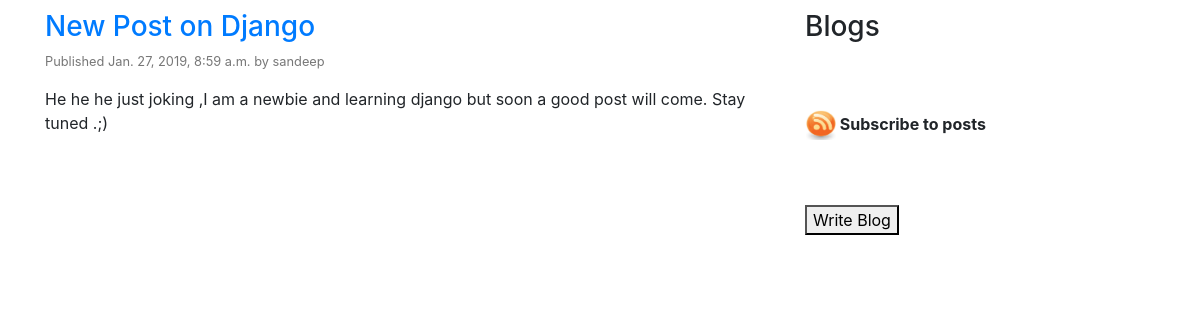
Screenshot of /blog/2019/01/27/django/ with the database file from the repository.
### blog/models.py (models this page shows, shortened)
class Post(models.Model):
    STATUS_CHOICES = (
        ('draft', 'Draft'),
        ('published', 'Published'),
    )
    title = models.CharField(max_length=250)
    slug = models.SlugField(max_length=250, unique_for_date='publish')
    author = models.ForeignKey(User, related_name='blog_posts', on_delete=models.PROTECT)
    body = models.TextField()
    publish = models.DateTimeField(default=timezone.now)
    created = models.DateTimeField(auto_now_add=True)
    updated = models.DateTimeField(auto_now=True)
    status = models.CharField(max_length=10, choices=STATUS_CHOICES,default='draft')
    objects = models.Manager()
    published = PublishedManager()
    class Meta:
        ordering = ('-publish',)
    def get_absolute_url(self):
        return reverse('blog:post_detail_view',
                       args=[self.publish.year, self.publish.strftime('%m'), self.publish.strftime('%d'), self.slug])

### blog/views.py (the view)
def post_detail_view(request, year, month, day, post):
    submit_f = SubscribeForm()
    post = get_object_or_404(Post, slug=post, publish__year=year, publish__month=month, publish__day=day)
    return render(request, 'blog/post/detail.html', {'post': post, 'submitform': submit_f})

### blog/templates/blog/post/detail.html (shortened to what this page needs)
{% extends "blog/master.html" %}
{% block content %}
<h3><a href="{{ post.get_absolute_url }}">{{ post.title }}</a></h3>
<p class="small" style="color: #777777">Published {{ post.publish }} by {{ post.author }}</p>
<p>{{ post.body|linebreaks }}</p>
{% endblock %}

### static/css/customcss/main.css (style rules this page uses)
body { margin:10px 10px; }
* { box-sizing: border-box; }
body { margin: 10px; padding: 10px; }

### rows the page displays
Post: title "New Post on Django", publish "Jan. 27, 2019, 8:59 a.m.", author "sandeep", body "He he he just joking ,I am a newbie and learning django but soon a good post will come. Stay tuned .;)"
